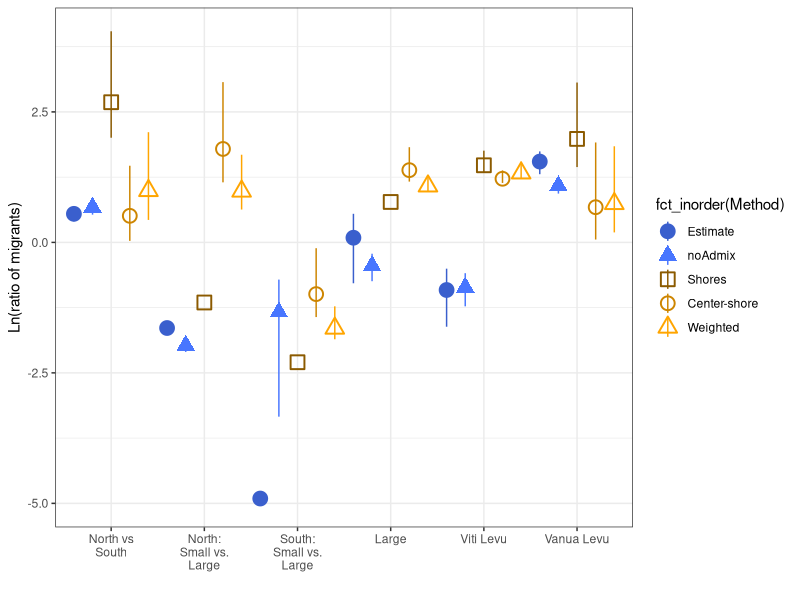

Reproduce this figure in R.
library(ggplot2)
library(tidyverse)
setwd('D:/Documents/Projects/Horornis/Files/Demographics')
dataset <- read_csv('horornis_geneflow_comp.csv')
dataset$wrapComp <- str_wrap(dataset$Comparison, width=10)

# log plot
ggplot(dataset, aes(x=fct_inorder(wrapComp), y=log(Point), ymax=log(Upper), ymin=log(Lower), col=fct_inorder(Method))) +
  geom_pointrange(aes(shape=fct_inorder(Method)), position = position_dodge(1), size=1) +
  scale_shape_manual(values=c(19, 17, 0, 1, 2)) + 
  scale_color_manual(values = c("royalblue3", "royalblue1", "orange4", "orange3", "orange")) +
  xlab("") + ylab("Ln(ratio of migrants)") +
  theme_bw()
